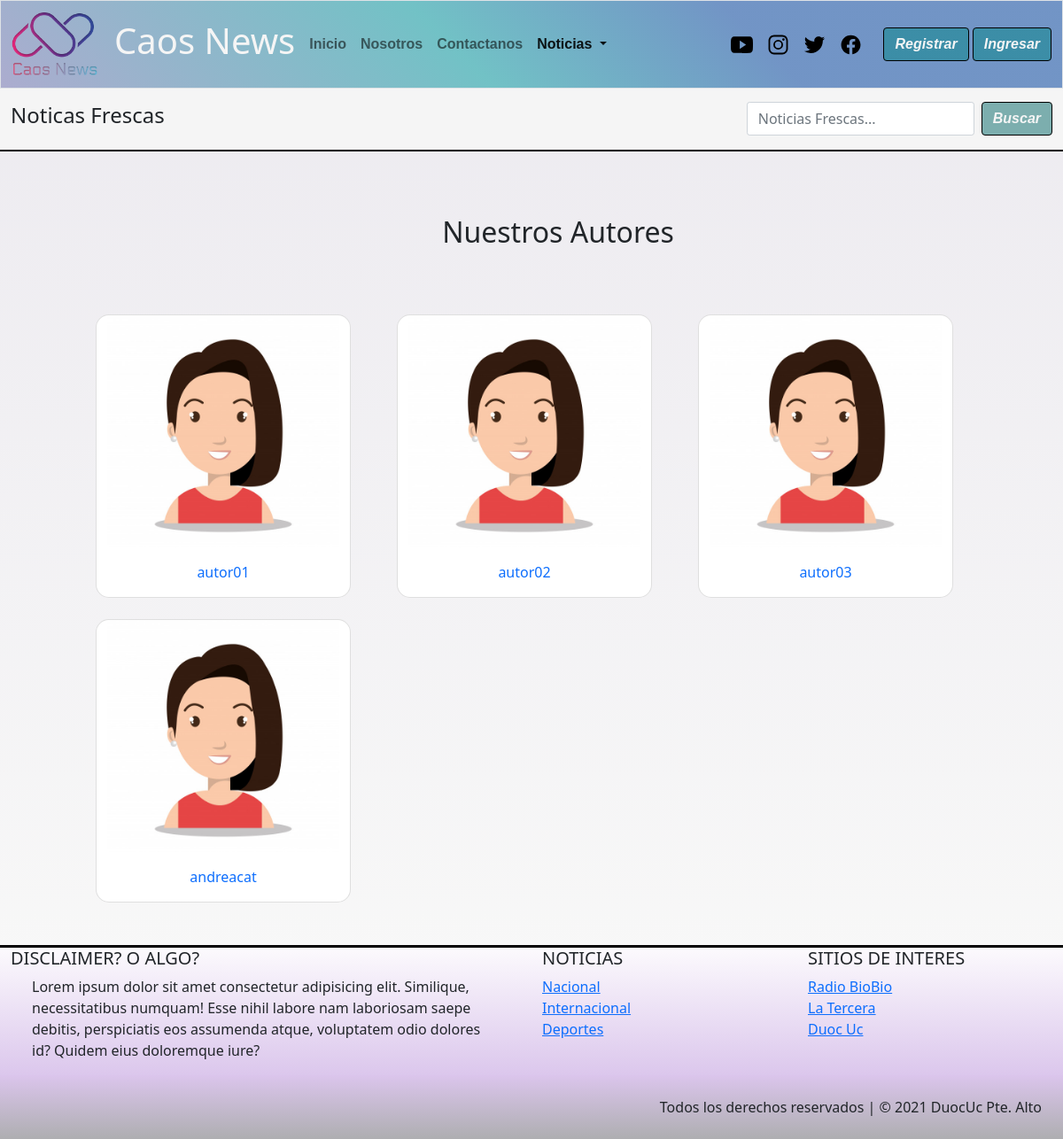
The page /autores/ on the database its author committed.
### caos_news/models.py (models this page shows, shortened)
class Categoria(models.Model):
    cod_catg = models.IntegerField(primary_key=True)
    nombre_catg = models.CharField(max_length=50)

### caos_news/views.py (the view)
# urls.py: path('autores/',busq_autor,name='autores'),
def busq_autor(request):
    users_n = User.objects.filter(groups=1)
    categoria = Categoria.objects.all()
    context = {"categorias":categoria,"users":users_n}
    return  render(request,"autores.html",context)

### caos_news/templates/autores.html (shortened to what this page needs)
{% extends 'base.html' %}
{% load static %}
{% block link_activos %}
    <ul class="navbar-nav me-auto mb-2 mb-lg-0">
        <li class="nav-item">
            <a class="nav-link" aria-current="page" href="{% url 'index'%}">Inicio</a>
        </li>
        {% if user.is_authenticated %}
            <li class="nav-item">
                <a class="nav-link" href="{% url 'enviar_n' %}">Subir noticia</a>
            </li>
            <li class="nav-item">
                <a class="nav-link" href="{% url 'mis_notis' %}">Mis Noticias</a>
            </li>
        {% else %}
            <li class="nav-item">
                <a class="nav-link" href="{% url 'nos' %}">Nosotros</a>
            </li>
            <li class="nav-item">
                <a class="nav-link" href="{% url 'contac' %}">Contactanos</a>
            </li>
        {% endif %}
            <li class="nav-item dropdown">
                <a class="nav-link dropdown-toggle active" href="#" id="navbarDropdown" role="button" data-bs-toggle="dropdown" aria-expanded="false">
                    Noticias
                </a>
            </li>
{% endblock link_activos %}
{% block contenido%}
<main>
        <nav class="navbar sticky-top" id="barra-busqueda">
            <div class="container-fluid ">
                <span class="navbar-text">
                {% if user.is_authenticated %}
                    <h4> Bienvenido(a) {{user.first_name}} {{user.last_name}} </h4>
                {% else %}
                    <h4>Noticas Frescas</h4>
                {% endif %}
                </span>
                <form class="d-flex" method="POST" action="{% url 'filter_d'%}">
                    <input class="form-control me-2" type="search" placeholder="Noticias Frescas..." name="txtbusqueda" aria-label="Search">
                    <button id="boton" class="btn btn-outline" type="submit">Buscar</button>
                </form>
            </div>
        </nav>
    <section class="container-fluid">
        <div class="row ms-5 p-5">
            <div class="d-block text-center mt-4">
                <h2 style="margin-bottom: 50px;">Nuestros Autores</h2>
            </div>
            <div class="row justify-content-center">
            {% for item in users %}
                <div id="tarjeta" class="card me-auto mt-4" style="width: 18rem; border-radius: 15px;">
                    <a href="{% url 'f_autor' item.username %}" style="text-decoration: none;"><img src="{% static 'img/team/fem-01.jpg' %}" class="card-img-top" alt="...">
                    <div class="card-body">
                        <p id="texto-tarj" class="card-text" style="text-align: center" >{{item.username}}</p>
                    </div></a>
                </div>
            {% endfor %}
            </div>
        </div>
    </section>
{% endblock contenido%}
{% block categorias %}
    {% for x in categorias %}
        <li><a href="{% url 'categ' x.nombre_catg %}">{{x.nombre_catg}}</a></li>
    {% endfor %}
{% endblock categorias %}

### rows shown on the page
Categoria: nombre_catg "Nacional"
Categoria: nombre_catg "Internacional"
Categoria: nombre_catg "Deportes"

### other values the page prints
{{ item.username }} "autor01"
{{ item.username }} "autor02"
{{ item.username }} "autor03"
{{ item.username }} "andreacat"
